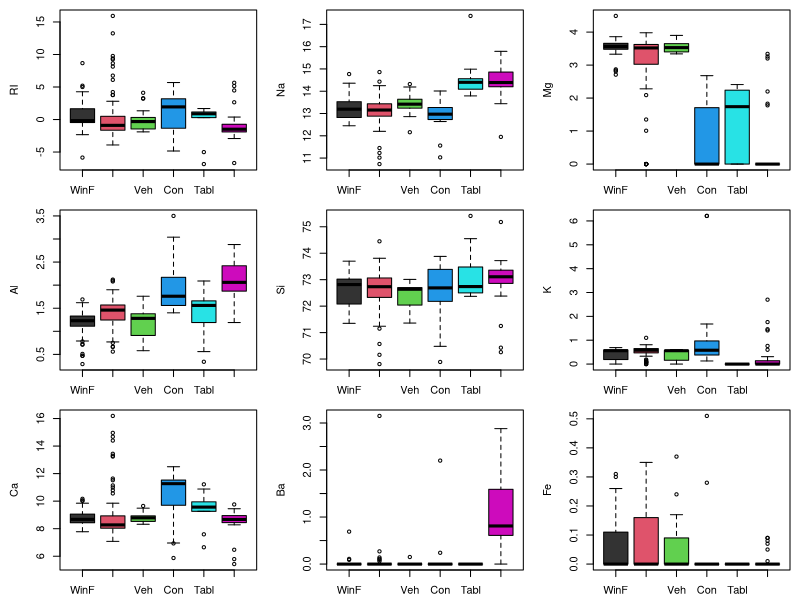

The R source for this figure: (Note: this script raises an error after producing the figure.)
## ---- chunk 1
library(MASS)
?fgl
## ---- chunk 2
str(fgl)
## ---- chunk 3
summary(fgl)
## ---- chunk 4
par(mfrow = c(3, 3), mai = c(.3, .6, .1, .1))
plot(RI ~ type, data = fgl, col = c(grey(.2), 2:6))
plot(Na ~ type, data = fgl, col = c(grey(.2), 2:6))
plot(Mg ~ type, data = fgl, col = c(grey(.2), 2:6))
plot(Al ~ type, data = fgl, col = c(grey(.2), 2:6))
plot(Si ~ type, data = fgl, col = c(grey(.2), 2:6))
plot(K ~ type, data = fgl, col = c(grey(.2), 2:6))
plot(Ca ~ type, data = fgl, col = c(grey(.2), 2:6))
plot(Ba ~ type, data = fgl, col = c(grey(.2), 2:6))
plot(Fe ~ type, data = fgl, col = c(grey(.2), 2:6))
## ---- chunk 5
std_fgl = scale(fgl[, -10])
## ---- chunk 6
set.seed(1)

test = sample(1:214, 150)
train = -test

training_data = std_fgl[train, ]
testing_data = std_fgl[test, ]

type = fgl[, 10] # save the type column in a seperate variable

testing_y = type[test]
training_y = type[train]
## ---- chunk 7
library(FNN)

predicted_y = knn(training_data, testing_data, training_y, k = 1)
head(predicted_y)
## ---- chunk 8
#install.packages("caret")
library(caret)
confusionMatrix(testing_y, predicted_y)
## ---- chunk 9
ME = mean((predicted_y != testing_y))
ME
## ---- chunk 10
ME = NULL

for(i in 1:7){
  set.seed(1)
  predicted_y = knn(training_data, testing_data, training_y, k = i)
  
  ME[i] = mean(predicted_y != testing_y)
  
  print(i)  
  print(table(testing_y, predicted_y))
  print (round(ME, 3))
  ME = NULL
  cat("\n")  
}
## ---- chunk 11
min_error_rate = min(ME)
K = which(ME == min_error_rate)
print(min_error_rate)
print (K)
## ---- chunk 12
plot(x = 1:7, y = ME*100, 
     xlab = "K", ylab = "Error Rate", 
     type = 'l', 
     ylim = c(0, 50))

points(x= 1, y = (min(ME)*100), 
       col = "red", 
       pch = 19)
